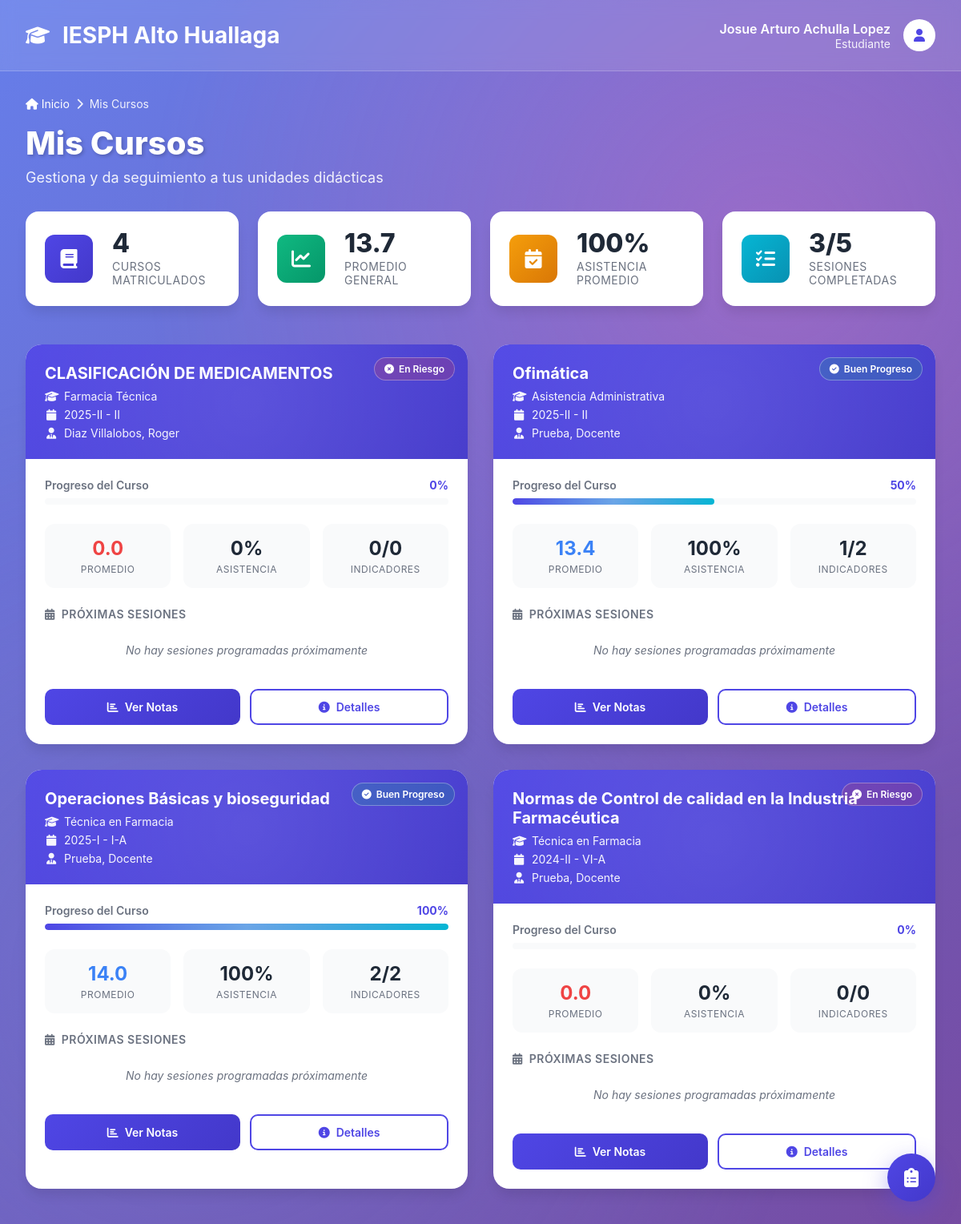
/student/my_courses.php (signed in), run on the app's committed database.
### tables this page shows
CREATE TABLE `unidades_didacticas` (
  `id` int(11) NOT NULL AUTO_INCREMENT,
  `nombre` varchar(200) NOT NULL,
  `codigo` varchar(50) NOT NULL,
  `programa_id` int(11) NOT NULL,
  `periodo_lectivo` varchar(20) NOT NULL,
  `periodo_academico` varchar(10) NOT NULL,
  `docente_id` int(11) NOT NULL,
  `estado` enum('activo','inactivo') DEFAULT 'activo',
  PRIMARY KEY (`id`),
  UNIQUE KEY `codigo` (`codigo`),
  KEY `programa_id` (`programa_id`),
  KEY `docente_id` (`docente_id`),
  CONSTRAINT `unidades_didacticas_ibfk_1` FOREIGN KEY (`programa_id`) REFERENCES `programas_estudio` (`id`) ON DELETE CASCADE,
  CONSTRAINT `unidades_didacticas_ibfk_2` FOREIGN KEY (`docente_id`) REFERENCES `usuarios` (`id`) ON DELETE CASCADE
);

CREATE TABLE `programas_estudio` (
  `id` int(11) NOT NULL AUTO_INCREMENT,
  `nombre` varchar(200) NOT NULL,
  `codigo` varchar(50) NOT NULL,
  `estado` enum('activo','inactivo') DEFAULT 'activo',
  `descripcion` text DEFAULT NULL,
  `duracion_semestres` int(11) DEFAULT 6,
  `modalidad` enum('presencial','virtual','semipresencial') DEFAULT 'presencial',
  PRIMARY KEY (`id`),
  UNIQUE KEY `codigo` (`codigo`)
);

CREATE TABLE `sesiones` (
  `id` int(11) NOT NULL AUTO_INCREMENT,
  `unidad_didactica_id` int(11) NOT NULL,
  `numero_sesion` int(11) NOT NULL,
  `titulo` varchar(200) NOT NULL,
  `fecha` date NOT NULL,
  `descripcion` text DEFAULT NULL,
  `estado` enum('programada','realizada','cancelada') DEFAULT 'programada',
  PRIMARY KEY (`id`),
  KEY `unidad_didactica_id` (`unidad_didactica_id`),
  CONSTRAINT `sesiones_ibfk_1` FOREIGN KEY (`unidad_didactica_id`) REFERENCES `unidades_didacticas` (`id`) ON DELETE CASCADE
);

### student/my_courses.php (the view, shortened to what the rows shown need)
<?php
$student_id = $_SESSION['user_id'];
function getCourseStatus($average, $attendance) {
    if ($average >= 13 && $attendance >= 70) {
        return ['status' => 'good', 'text' => 'Buen Progreso', 'icon' => 'check-circle'];
    } elseif ($average >= 10 || $attendance >= 60) {
        return ['status' => 'warning', 'text' => 'Requiere Atención', 'icon' => 'exclamation-triangle'];
    } else {
        return ['status' => 'danger', 'text' => 'En Riesgo', 'icon' => 'times-circle'];
    }
}
function getGradeColor($grade) {
    if ($grade >= 13) return '#3B82F6';
    return '#EF4444';
}
$database = new Database();
$conn = $database->getConnection();
try {
    $sql_courses = "
        SELECT
            ud.id,
            ud.nombre,
            ud.codigo,
            ud.periodo_lectivo,
            ud.periodo_academico,
            pe.nombre as programa_nombre,
            CONCAT(u.apellidos, ', ', u.nombres) as docente_nombre
        FROM matriculas m
        INNER JOIN unidades_didacticas ud ON m.unidad_didactica_id = ud.id
        INNER JOIN programas_estudio pe ON ud.programa_id = pe.id
        INNER JOIN usuarios u ON ud.docente_id = u.id
        WHERE m.estudiante_id = :student_id
        AND m.estado = 'activo'
        AND ud.estado = 'activo'
        ORDER BY ud.periodo_lectivo DESC, ud.nombre ASC
    ";
    $stmt = $conn->prepare($sql_courses);
    $stmt->bindParam(':student_id', $student_id, PDO::PARAM_INT);
    $stmt->execute();
    $my_courses = $stmt->fetchAll(PDO::FETCH_ASSOC);
    $course_details = [];
    foreach ($my_courses as $curso) {
        $course_id = $curso['id'];
        $sql_sessions = "
            SELECT id, numero_sesion, titulo, fecha, estado
            FROM sesiones
            WHERE unidad_didactica_id = :course_id
            ORDER BY numero_sesion ASC
        ";
        $stmt_sessions = $conn->prepare($sql_sessions);
        $stmt_sessions->bindParam(':course_id', $course_id, PDO::PARAM_INT);
        $stmt_sessions->execute();
        $sessions = $stmt_sessions->fetchAll(PDO::FETCH_ASSOC);
        $total_sessions = count($sessions);
        $completed_sessions = 0;
        $upcoming_sessions = [];
        foreach ($sessions as $sess) {
            if ($sess['estado'] == 'realizada') {
                $completed_sessions++;
            } elseif ($sess['estado'] == 'programada' && strtotime($sess['fecha']) >= strtotime('today')) {
                $upcoming_sessions[] = $sess;
            }
        }
        $sql_indicators = "
            SELECT id, numero_indicador, nombre
            FROM indicadores_logro
            WHERE unidad_didactica_id = :course_id
            ORDER BY numero_indicador ASC
        ";
        $stmt_indicators = $conn->prepare($sql_indicators);
        $stmt_indicators->bindParam(':course_id', $course_id, PDO::PARAM_INT);
        $stmt_indicators->execute();
        $indicators = $stmt_indicators->fetchAll(PDO::FETCH_ASSOC);
        $sql_grades = "
            SELECT
                il.numero_indicador,
                AVG(es.calificacion) as promedio_indicador
            FROM evaluaciones_sesion es
            INNER JOIN indicadores_evaluacion ie ON es.indicador_evaluacion_id = ie.id
            INNER JOIN indicadores_logro il ON ie.indicador_logro_id = il.id
            WHERE il.unidad_didactica_id = :course_id
            AND es.estudiante_id = :student_id
            GROUP BY il.id, il.numero_indicador
        ";
        $stmt_grades = $conn->prepare($sql_grades);
        $stmt_grades->bindParam(':course_id', $course_id, PDO::PARAM_INT);
        $stmt_grades->bindParam(':student_id', $student_id, PDO::PARAM_INT);
        $stmt_grades->execute();
        $grades = $stmt_grades->fetchAll(PDO::FETCH_ASSOC);
        $average_grade = 0;
        $evaluated_indicators = count($grades);
        if (!empty($grades)) {
            $sum = 0;
            foreach ($grades as $grade) {
                $sum += $grade['promedio_indicador'];
            }
            $average_grade = $sum / count($grades);
        }
        $sql_attendance = "
            SELECT
                COUNT(*) as total_sesiones,
                SUM(CASE WHEN a.estado = 'presente' THEN 1 ELSE 0 END) as asistencias,
                SUM(CASE WHEN a.estado = 'falta' THEN 1 ELSE 0 END) as faltas
            FROM sesiones s
            LEFT JOIN asistencias a ON s.id = a.sesion_id AND a.estudiante_id = :student_id
            WHERE s.unidad_didactica_id = :course_id
            AND s.estado = 'realizada'
        ";
        $stmt_attendance = $conn->prepare($sql_attendance);
        $stmt_attendance->bindParam(':student_id', $student_id, PDO::PARAM_INT);
        $stmt_attendance->bindParam(':course_id', $course_id, PDO::PARAM_INT);
        $stmt_attendance->execute();
        $attendance_data = $stmt_attendance->fetch(PDO::FETCH_ASSOC);
        $attendance_percentage = 0;
        if ($attendance_data && $attendance_data['total_sesiones'] > 0) {
            $attendance_percentage = ($attendance_data['asistencias'] / $attendance_data['total_sesiones']) * 100;
        }
        $progress = $total_sessions > 0 ? ($completed_sessions / $total_sessions) * 100 : 0;
        $course_details[$course_id] = [
            'info' => $curso,
            'total_sessions' => $total_sessions,
            'completed_sessions' => $completed_sessions,
            'upcoming_sessions' => array_slice($upcoming_sessions, 0, 3),
            'indicators' => $indicators,
            'average_grade' => $average_grade,
            'evaluated_indicators' => $evaluated_indicators,
            'total_indicators' => count($indicators),
            'attendance_percentage' => $attendance_percentage,
            'total_attendance' => $attendance_data['asistencias'] ?? 0,
            'total_absences' => $attendance_data['faltas'] ?? 0,
            'progress' => $progress
        ];
    }
} catch (PDOException $e) {
    echo "Error: " . $e->getMessage();
    exit();
}
?>
<!DOCTYPE html>
<html lang="es">
<head>
    <link href="https://cdnjs.cloudflare.com/ajax/libs/font-awesome/6.4.0/css/all.min.css" rel="stylesheet">
</head>
<body>
    <header class="header">
        <div class="header-content">
            <div class="header-title">
                <h1>IESPH Alto Huallaga</h1>
            </div>
        </div>
    </header>
    <div class="container">
        <div class="page-header">
            <h1 class="page-title">Mis Cursos</h1>
        </div>
        <?php if (!empty($course_details)): ?>
            <div class="courses-grid">
                <?php foreach ($course_details as $course_id => $detail):
                    $status = getCourseStatus($detail['average_grade'], $detail['attendance_percentage']);
                ?>
                    <div class="course-card">
                        <div class="course-card-header">
                            <div class="course-status-badge <?php echo $status['status']; ?>">
                                <i class="fas fa-<?php echo $status['icon']; ?>"></i>
                                <?php echo $status['text']; ?>
                            </div>
                            <h3 class="course-title"><?php echo htmlspecialchars($detail['info']['nombre']); ?></h3>
                            <div class="course-meta">
                                <div class="course-meta-item">
                                    <i class="fas fa-graduation-cap"></i>
                                    <?php echo htmlspecialchars($detail['info']['programa_nombre']); ?>
                                </div>
                                <div class="course-meta-item">
                                    <i class="fas fa-calendar"></i>
                                    <?php echo htmlspecialchars($detail['info']['periodo_lectivo'] . ' - ' . $detail['info']['periodo_academico']); ?>
                                </div>
                                <div class="course-meta-item">
                                    <i class="fas fa-user-tie"></i>
                                    <?php echo htmlspecialchars($detail['info']['docente_nombre']); ?>
                                </div>
                            </div>
                        </div>
                        <div class="course-card-body">
                            <div class="course-progress">
                                <div class="progress-header">
                                    <span class="progress-label">Progreso del Curso</span>
                                    <span class="progress-value"><?php echo round($detail['progress']); ?>%</span>
                                </div>
                                <div class="progress-bar">
                                    <div class="progress-fill" style="width: <?php echo $detail['progress']; ?>%"></div>
                                </div>
                            </div>
                            <div class="course-stats">
                                <div class="course-stat">
                                    <div class="course-stat-value" style="color: <?php echo getGradeColor($detail['average_grade']); ?>">
                                        <?php echo number_format($detail['average_grade'], 1); ?>
                                    </div>
                                    <div class="course-stat-label">Promedio</div>
                                </div>
                                <div class="course-stat">
                                    <div class="course-stat-value">
                                        <?php echo round($detail['attendance_percentage']); ?>%
                                    </div>
                                    <div class="course-stat-label">Asistencia</div>
                                </div>
                                <div class="course-stat">
                                    <div class="course-stat-value">
                                        <?php echo $detail['evaluated_indicators'] . '/' . $detail['total_indicators']; ?>
                                    </div>
                                    <div class="course-stat-label">Indicadores</div>
                                </div>
                            </div>
                            <div class="course-upcoming">
                                <h4 class="section-title">
                                    <i class="fas fa-calendar-alt"></i>
                                    Próximas Sesiones
                                </h4>
                                <?php if (!empty($detail['upcoming_sessions'])): ?>
                                    <div class="upcoming-sessions">
                                        <?php foreach ($detail['upcoming_sessions'] as $session):
                                            $date = new DateTime($session['fecha']);
                                            $months = ['ENE', 'FEB', 'MAR', 'ABR', 'MAY', 'JUN', 'JUL', 'AGO', 'SEP', 'OCT', 'NOV', 'DIC'];
                                        ?>
                                            <div class="session-item">
                                                <div class="session-date">
                                                    <div class="session-date-day"><?php echo $date->format('d'); ?></div>
                                                    <div class="session-date-month"><?php echo $months[$date->format('n') - 1]; ?></div>
                                                </div>
                                                <div class="session-info">
                                                    <div class="session-title">
                                                        Sesión <?php echo $session['numero_sesion']; ?>: <?php echo htmlspecialchars($session['titulo']); ?>
                                                    </div>
                                                    <div class="session-time">
                                                        <i class="fas fa-clock"></i> <?php echo $date->format('d/m/Y'); ?>
                                                    </div>
                                                </div>
                                            </div>
                                        <?php endforeach; ?>
                                    </div>
                                <?php else: ?>
                                    <div class="no-sessions">
                                        No hay sesiones programadas próximamente
                                    </div>
                                <?php endif; ?>
                            </div>
                            <div class="course-actions">
                                <a href="grades.php?course_id=<?php echo $course_id; ?>" class="btn btn-primary">
                                    <i class="fas fa-chart-bar"></i>
                                    Ver Notas
                                </a>
                                <a href="course_details.php?id=<?php echo $course_id; ?>" class="btn btn-outline">
                                    <i class="fas fa-info-circle"></i>
                                    Detalles
                                </a>
                            </div>
                        </div>
                    </div>
                <?php endforeach; ?>
            </div>
        <?php endif; ?>
    </div>
</body>
</html>

### data on the page
unidades_didacticas: nombre "CLASIFICACIÓN DE MEDICAMENTOS", periodo_lectivo+periodo_academico "2025-II - II"
programas_estudio: nombre "Farmacia Técnica"
unidades_didacticas: nombre "Ofimática", periodo_lectivo+periodo_academico "2025-II - II"
programas_estudio: nombre "Asistencia Administrativa"
sesiones: text "Buen Progreso", docente_nombre "Prueba, Docente", progress "100", average_grade "14.0", attendance_percentage "100", id "2"
unidades_didacticas: nombre "Operaciones Básicas y bioseguridad", periodo_lectivo+periodo_academico "2025-I - I-A"
programas_estudio: nombre "Técnica en Farmacia"
unidades_didacticas: nombre "Normas de Control de calidad en la Industria Farmacéutica", periodo_lectivo+periodo_academico "2024-II - VI-A"

### other printed values
$student_name "Josue Arturo Achulla Lopez"
count($course_details) "4"
$total_avg / $count_with_grades "13.7"
$total_att / $count_att "100"
$completed_sessions "3"
$total_sessions "5"
$status['text'] "En Riesgo"
$detail['info']['docente_nombre'] "Diaz Villalobos, Roger"
$detail['progress'] "0"
$detail['average_grade'] "0.0"
$detail['attendance_percentage'] "0"
$detail['evaluated_indicators'] "0"
$detail['total_indicators'] "0"
$status['text'] "Buen Progreso"
$detail['info']['docente_nombre'] "Prueba, Docente"
